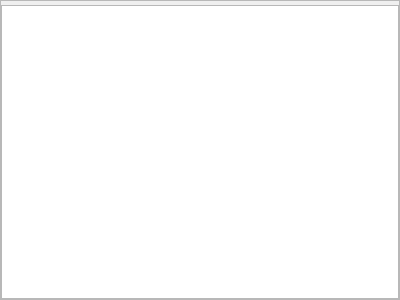
<?xml version="1.0" encoding="UTF-8"?>
<ui version="4.0">
 <class>CDbCountryComponent</class>
 <widget class="QFrame" name="CDbCountryComponent">
  <property name="geometry">
   <rect>
    <x>0</x>
    <y>0</y>
    <width>400</width>
    <height>300</height>
   </rect>
  </property>
  <property name="windowTitle">
   <string>Search and find countries</string>
  </property>
  <property name="whatsThis">
   <string>Search and find countries</string>
  </property>
  <property name="frameShape">
   <enum>QFrame::StyledPanel</enum>
  </property>
  <property name="frameShadow">
   <enum>QFrame::Raised</enum>
  </property>
  <layout class="QVBoxLayout" name="vl_CountryComponent">
   <property name="spacing">
    <number>4</number>
   </property>
   <property name="leftMargin">
    <number>0</number>
   </property>
   <property name="topMargin">
    <number>0</number>
   </property>
   <property name="rightMargin">
    <number>0</number>
   </property>
   <property name="bottomMargin">
    <number>0</number>
   </property>
   <item>
    <widget class="swift::gui::filters::CCountryFilterBar" name="filter_CountryComponent">
     <property name="frameShape">
      <enum>QFrame::StyledPanel</enum>
     </property>
     <property name="frameShadow">
      <enum>QFrame::Raised</enum>
     </property>
    </widget>
   </item>
   <item>
    <widget class="swift::gui::views::CCountryView" name="tvp_Countries">
     <property name="selectionMode">
      <enum>QAbstractItemView::SingleSelection</enum>
     </property>
     <property name="selectionBehavior">
      <enum>QAbstractItemView::SelectRows</enum>
     </property>
     <attribute name="verticalHeaderVisible">
      <bool>false</bool>
     </attribute>
    </widget>
   </item>
  </layout>
 </widget>
 <customwidgets>
  <customwidget>
   <class>swift::gui::views::CCountryView</class>
   <extends>QTableView</extends>
   <header>gui/views/countryview.h</header>
  </customwidget>
  <customwidget>
   <class>swift::gui::filters::CCountryFilterBar</class>
   <extends>QFrame</extends>
   <header>gui/filters/countryfilterbar.h</header>
   <container>1</container>
  </customwidget>
 </customwidgets>
 <resources/>
 <connections/>
</ui>
